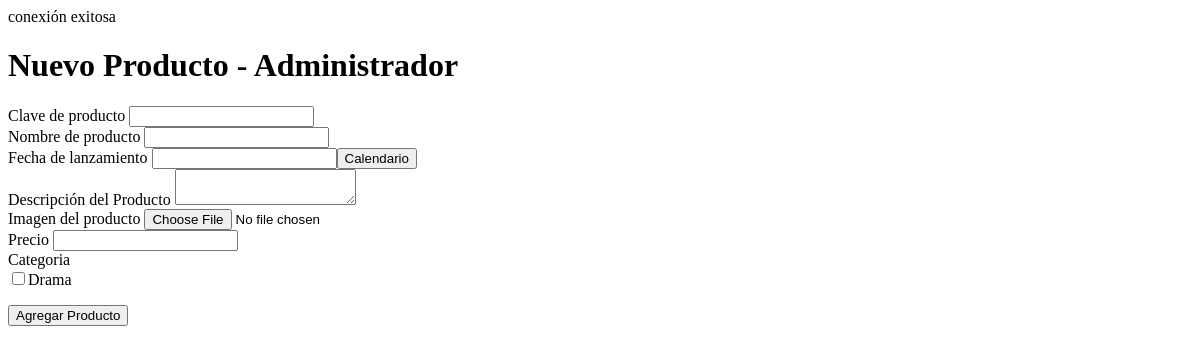
Before: /admin/nuevo-producto.php with the older database file.
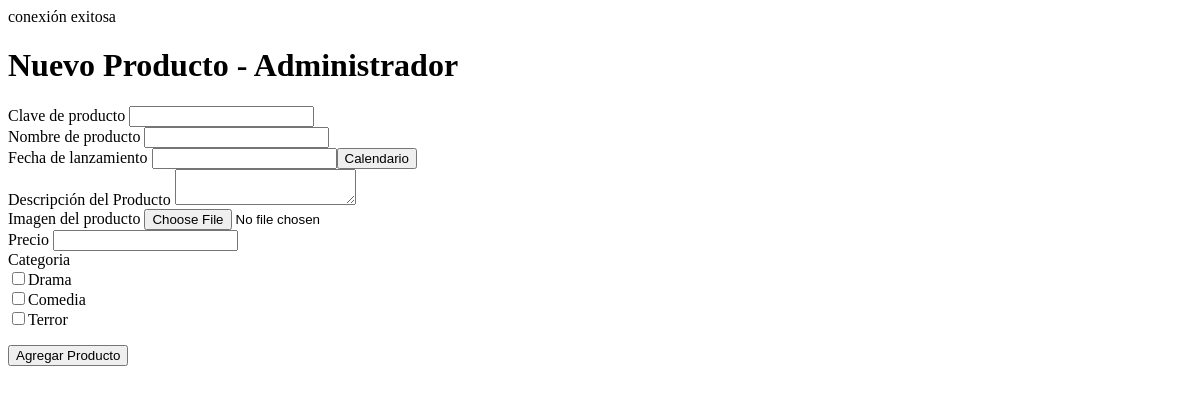
After: the same page with the newer database file.
### tables this page shows
CREATE TABLE `Categorias` (
  `id_cat` int(11) NOT NULL AUTO_INCREMENT,
  `nombre_categoria` varchar(60) DEFAULT NULL,
  `descripcion_categoria` tinytext,
  PRIMARY KEY (`id_cat`)
);

### admin/nuevo-producto.php (the view, shortened to what this page needs)
<?php
include_once("includes/config.php");
$titulo="Nuevo Producto - Administrador";
$consulta_categorias = "SELECT * FROM categorias";
$resultado = mysqli_query($conexion,$consulta_categorias);
?>
<!DOCTYPE HTML>
<html>
<head>
	<link rel="stylesheet" href="//code.jquery.com/ui/1.11.2/themes/smoothness/jquery-ui.css">
</head>
<body>
	<h1><?php echo $titulo; ?></h1>
	<form action="includes/insertar-producto.php" method="POST" enctype="multipart/form-data">
		<label for="clave_producto">Clave de producto</label>
		<input type="text" name="clave_producto" value="" id="clave_producto"><br>
		<label for="nombre_producto">Nombre de producto</label>
		<input type="text" name="nombre_producto" value="" id="nombre_producto"><br>
		<label for="fecha_lanzamiento">Fecha de lanzamiento</label>
		<input type="text" name="fecha_lanzamiento" value="" id="fecha_lanzamiento"><br>
		<label for="descripcion_producto">Descripción del Producto</label>
		<textarea name="descripcion_producto" id="descripcion_producto"></textarea><br>
		<label for="imagen_producto">Imagen del producto</label>
		<input type="file" name="imagen_producto" id="imagen_producto"><br>
		<label for="precio">Precio</label>
		<input type="text" name="precio" value="" id="precio"><br>
		<label for="categoria">Categoria</label>
			<br>
			<?php
			while ($row = mysqli_fetch_assoc($resultado)){
				echo "<input type='checkbox' name='categoria[]' value='" . $row['id_cat'] . "'>"
					. $row['nombre_categoria'] . "</br>";
			}
			 ?>
		<p><input type="submit" value="Agregar Producto"></p>
	</form>
</body>
</html>

Changed rows visible on the page:
added categorias: nombre_categoria "Comedia"
added categorias: nombre_categoria "Terror"
